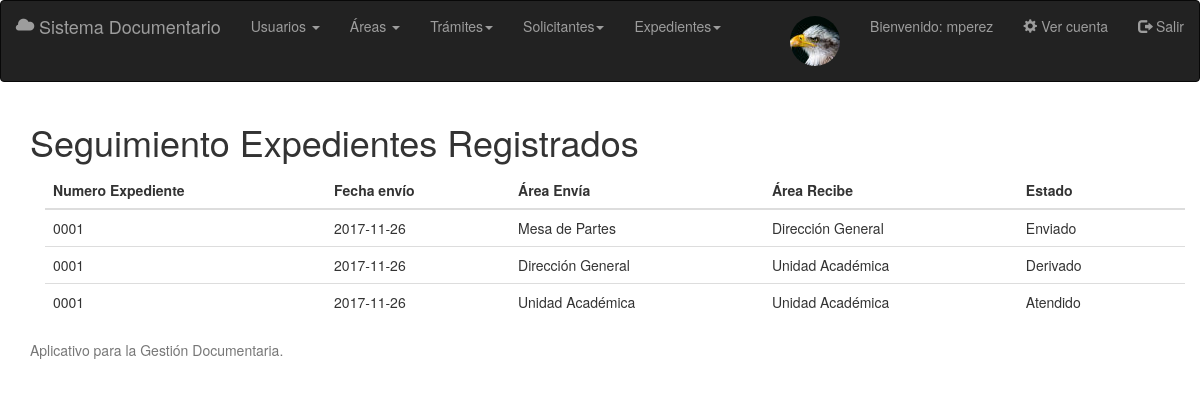
/index.php?controller=expediente&action=showSeguimiento&idSeguimiento=1 (signed in), run on the app's committed database.
### tables this page shows
CREATE TABLE `expedientes` (
  `id` int(11) NOT NULL AUTO_INCREMENT,
  `numero` varchar(255) NOT NULL,
  `fecha_registro` date NOT NULL,
  `fecha_atendido` date DEFAULT NULL,
  `estado` varchar(1) NOT NULL,
  `tramites_id` int(11) NOT NULL,
  `areas_id` int(11) NOT NULL,
  `solicitantes_id` int(11) NOT NULL,
  `cargos_id` int(11) NOT NULL,
  PRIMARY KEY (`id`,`cargos_id`),
  KEY `fk_expedientes_tramites1_idx` (`tramites_id`),
  KEY `fk_expedientes_areas1_idx` (`areas_id`),
  KEY `fk_expedientes_solicitantes1_idx` (`solicitantes_id`),
  KEY `fk_expedientes_cargos1_idx` (`cargos_id`),
  CONSTRAINT `fk_expedientes_areas1` FOREIGN KEY (`areas_id`) REFERENCES `areas` (`id`) ON DELETE NO ACTION ON UPDATE NO ACTION,
  CONSTRAINT `fk_expedientes_cargos1` FOREIGN KEY (`cargos_id`) REFERENCES `cargos` (`id`) ON DELETE NO ACTION ON UPDATE NO ACTION,
  CONSTRAINT `fk_expedientes_solicitantes1` FOREIGN KEY (`solicitantes_id`) REFERENCES `solicitantes` (`id`) ON DELETE NO ACTION ON UPDATE NO ACTION,
  CONSTRAINT `fk_expedientes_tramites1` FOREIGN KEY (`tramites_id`) REFERENCES `tramites` (`id`) ON DELETE NO ACTION ON UPDATE NO ACTION
);

CREATE TABLE `seguimientos` (
  `id` int(11) NOT NULL AUTO_INCREMENT,
  `area_remite_id` int(11) NOT NULL,
  `area_recibe_id` int(11) DEFAULT NULL,
  `fecha_envio` date NOT NULL,
  `accion` varchar(1) NOT NULL,
  `estado` int(11) NOT NULL,
  `expedientes_id` int(11) NOT NULL,
  PRIMARY KEY (`id`),
  KEY `fk_seguimientos_expedientes1_idx` (`expedientes_id`),
  CONSTRAINT `fk_seguimientos_expedientes1` FOREIGN KEY (`expedientes_id`) REFERENCES `expedientes` (`id`) ON DELETE NO ACTION ON UPDATE NO ACTION
);

CREATE TABLE `areas` (
  `id` int(11) NOT NULL AUTO_INCREMENT,
  `codigo` varchar(45) NOT NULL,
  `nombre` varchar(255) NOT NULL,
  `inactivo` varchar(1) DEFAULT NULL,
  PRIMARY KEY (`id`)
);

### index.php (called while the page is built, shortened)
<?php
	if (isset($_GET['controller'])&&isset($_GET['action'])) {
			$controller=$_GET['controller'];
			$action=$_GET['action'];
	}
	require_once('Views/Layouts/layout.php');
?>

### Models/Area.php (called while the page is built, shortened)
<?php
class Area{
	private $id;
	private $codigo;
	private $nombre;
	public function getId(){
		return $this->id;
	}
	public function setId($id){
		$this->id = $id;
	}
	public function getNombre(){
		return $this->nombre;
	}
	public function setNombre($nombre){
		$this->nombre = $nombre;
	}
	public function getCodigo(){
		return $this->codigo;
	}
	public function setCodigo($codigo){
		$this->codigo = $codigo;
	}
	public static function all(){
		$listaAreas =[];
		$db=Db::getConnect();
		$sql=$db->query('SELECT * FROM areas order by id');
		foreach ($sql->fetchAll() as $area) {
			$listaAreas[]= new Area($area['id'],$area['nombre'],$area['codigo'],$area['inactivo']);
		}
		return $listaAreas;
	}
	public static function getById($id){
		$db=Db::getConnect();
		$select=$db->prepare('SELECT * FROM areas WHERE ID=:id');
		$select->bindValue('id',$id);
		$select->execute();
		$areaDb=$select->fetch();
		$area= new Area($areaDb['id'],$areaDb['nombre'],$areaDb['codigo'],$areaDb['inactivo']);
		return $area;
	}
}
?>

### Models/Cargo.php (called while the page is built, shortened)
<?php
class Cargo{
	public static function getById($id){
		$db=Db::getConnect();
		$select=$db->prepare('SELECT * FROM cargos WHERE ID=:id');
		$select->bindValue('id',$id);
		$select->execute();
		$cargoDb=$select->fetch();
		$cargo= new Cargo($cargoDb['id'],$cargoDb['nombre'], $cargoDb['inactivo'],$cargoDb['areas_id']);
		return $cargo;
	}
}
?>

### Controllers/ExpedienteController.php (called while the page is built, shortened)
<?php
class ExpedienteController
{
	public function showSeguimiento(){
		$expediente=Expediente::getById($_GET['idSeguimiento']);
		$seguimientos=Seguimiento::allByIdExpediente($_GET['idSeguimiento']);
		$areas=Area::all();
		require_once('Views/Expediente/showSeguimiento.php');
	}
}

### Models/Seguimiento.php (called while the page is built, shortened)
<?php
class Seguimiento{
	private $area_remitente_id;
	private $area_recibe_id;
	private $fecha_envio;
	private $accion;
	public function getArea_remitente_id(){
		return $this->area_remitente_id;
	}
	public function setArea_remitente_id($area_remitente_id){
		$this->area_remitente_id = $area_remitente_id;
	}
	public function getArea_recibe_id(){
		return $this->area_recibe_id;
	}
	public function setArea_recibe_id($area_recibe_id){
		$this->area_recibe_id = $area_recibe_id;
	}
	public function getFecha_envio(){
		return $this->fecha_envio;
	}
	public function setFecha_envio($fecha_envio){
		$this->fecha_envio = $fecha_envio;
	}
	public function getAccion(){
		return $this->accion;
	}
	public function setAccion($accion){
		$this->accion = $accion;
	}
	public static function allByIdExpediente($idExpediente){
		$listaSeguimientos =[];
		$db=Db::getConnect();
		$select=$db->prepare('SELECT * FROM seguimientos WHERE expedientes_id=:expedientes_id order by id');
		$select->bindValue('expedientes_id',$idExpediente);
		$select->execute();
		foreach ($select->fetchAll() as $seguimiento) {
			$listaSeguimientos[]= new Seguimiento($seguimiento['id'],$seguimiento['area_remite_id'],$seguimiento['area_recibe_id'],$seguimiento['fecha_envio'],$seguimiento['accion'],$seguimiento['estado'],null);
		}
		return $listaSeguimientos;
	}
}
?>

### Models/Expediente.php (called while the page is built, shortened)
<?php
class Expediente
{
	private $numero;
	public function getNumero(){
		return $this->numero;
	}
	public function setNumero($numero){
		$this->numero = $numero;
	}
	public static function getById($id){
		$db=Db::getConnect();
		$select=$db->prepare('SELECT * FROM expedientes WHERE ID=:id');
		$select->bindValue('id',$id);
		$select->execute();
		$expedienteDb=$select->fetch();
		$expediente= new Expediente($expedienteDb['id'],$expedienteDb['numero'],$expedienteDb['fecha_registro'], $expedienteDb['fecha_atendido'], $expedienteDb['estado'], $expedienteDb['tramites_id'], $expedienteDb['areas_id'], $expedienteDb['solicitantes_id'], $expedienteDb['cargos_id']);
		return $expediente;
	}
}

### Views/Expediente/showSeguimiento.php (the view, shortened to what this page needs)
<h1>Seguimiento Expedientes Registrados</h1>
<div class="container">
	<div class="table-responsive">
		<table class="table table-hover">
			<thead>
				<tr>
					<th>Numero Expediente</th>
					<th>Fecha envío</th>
					<th>Área Envía</th>
					<th>Área Recibe</th>
					<th>Estado</th>
					<th></th>
				</tr>
			</thead>
			<tbody>
			<?php
				foreach ($seguimientos as $seguimiento)  {?>
				<tr>
					<td><?php echo $expediente->getNumero(); ?></td>
					<td><?php echo $seguimiento->getFecha_envio(); ?></td>
					<?php foreach ($areas as $area): ?>
						<?php if (strcmp($area->getId(),$seguimiento->getArea_remitente_id())==0): ?>
							<td><?php echo $area->getNombre();?></td>
						<?php endif ?>
					<?php endforeach ?>
					<?php foreach ($areas as $area): ?>
						<?php if (strcmp($area->getId(),$seguimiento->getArea_recibe_id())==0): ?>
							<td><?php echo $area->getNombre();?></td>
						<?php endif ?>
					<?php endforeach ?>
					<?php if (strcmp($seguimiento->getAccion(),"E")==0) {?>
						<td>Enviado</td>
					<?php }?>
					<?php if (strcmp($seguimiento->getAccion(),"D")==0) {?>
						<td>Derivado</td>
					<?php }?>
					<?php if (strcmp($seguimiento->getAccion(),"A")==0) {?>
						<td>Atendido</td>
					<?php }?>
				<td> </td>
				<?php } ?>
			</tbody>
		</table>
	</div>
</div>

### Views/Layouts/layout.php (shortened to what this page needs)
<!DOCTYPE html>
<html lang="es">
<head>
	<link rel="stylesheet" href="assets/css/bootstrap.min.css">
</head>
<body>
<header>
	<?php
		require_once('cabecera.php');
	?>
</header>
<section>
	<div class="container" name="cuerpo">
		<?php require_once('routing.php'); ?>
	</div>
</section>
<footer>
	<?php
		include_once('footer.php');
	?>
</footer>
</body>
</html>

### Views/Layouts/cabecera.php (shortened to what this page needs)
<nav class="navbar navbar-inverse">
	<div class="container-fluid">
		<div class="navbar-header">
			<a class="navbar-brand" href="http://localhost/sdi/">
			<span class="glyphicon glyphicon-cloud" aria-hidden="true" ></span>
			Sistema Documentario
			</a>
		</div>
			<ul class="nav navbar-nav">
		<?php if (isset($_SESSION['usuario'])){ ?>
				<li class="dropdown">
					<a class="dropdown-toggle" data-toggle="dropdown" href="#">Usuarios <span class="caret"></span></a>
				</li>
				<li class="dropdown">
					<a class="dropdown-toggle" data-toggle="dropdown" href="#">Áreas <span class="caret"></span></a>
				</li>
				<li class="dropdown">
					<a class="dropdown-tooggle" data-toggle="dropdown" href="#">Trámites<span class="caret"></span></a>
				</li>
				<li class="dropdown">
					<a class="dropdown-tooggle" data-toggle="dropdown" href="#">Solicitantes<span class="caret"></span></a>
				</li>
				<li class="dropdown">
					<a class="dropdown-tooggle" data-toggle="dropdown" href="#">Expedientes<span class="caret"></span></a>
				</li>
		<?php } ?>
			</ul>
			<ul class="nav navbar-nav navbar-right">
			<?php if (isset($_SESSION['usuario'])){?>
				<p class="navbar-text">
						<img src="<?php echo $_SESSION['usuario_imagen']?>" class="img-circle" alt="Anonimo">
				</p>
				<p class="navbar-text">Bienvenido: <?php echo $_SESSION['usuario_alias']; ?></p>
				<li class="dropdown">
					<a class="dropdown-tooggle" data-toggle="dropdown" href="#"> <span class="glyphicon glyphicon-cog"></span> Ver cuenta</a>
				</li>
				<li>
					<a href="?controller=usuario&action=logout">
						<span class="glyphicon glyphicon-log-out"></span>
						Salir
					</a>
				</li>
			<?php } ?>
			</ul>
	</div>
</nav>

### routing.php (shortened to what this page needs)
<?php
	require_once('Models/Area.php');
	require_once('Models/Cargo.php');
	function call($controller, $action){
		switch($controller){
			case 'expediente':
				require_once('Models/Cargo.php');
				require_once('Models/Area.php');
				require_once('Models/Expediente.php');
				require_once('Models/Seguimiento.php');
				$controller= new ExpedienteController();
				break;
		}
		$controller->{$action }();
	}
	$controllers= array(
						'usuario'=>['show','register','save','showregister', 'updateAdmin', 'delete', 'showLogin','login','logout','error', 'welcome','registerUser','saveUser','showUser','showupdate','updateUser','registerFoto','updatePas', 'savePas','buscar','consulta','consultar_exp'],
						'area'=>['register','save', 'show', 'showupdate','update', 'delete','buscar','registerCargo','saveCargo','updateCargo', 'deleteCargo','showCargos','showUpdateCargo','deleteCargo','buscarCargo'],
						'tramite'=>['register','save', 'show', 'showupdate','update', 'delete','buscar', 'registerRequisito','saveRequisito','updateRequisito', 'deleteRequisito','showRequisito','showUpdateRequisito'],
						'solicitante'=>['show','register','save','showupdate', 'update','delete','error','validarDni','buscar'],
						'expediente'=>['show','register','save', 'update','delete','error','showSeguimiento','showDocumento','tramitar','derivarShow','derivar','atenderShow','atender','buscar'],
						'consulta'=>['register','save','show', 'showupdate','update','recetaPdf','buscar']
						);
	if (array_key_exists($controller, $controllers)) {
		if (in_array($action, $controllers[$controller])) {
			if (isset($_SESSION['usuario'])){
				if (strcmp($_SESSION['usuario_tipo'],'A')==0) {
					call($controller, $action);
				} elseif(strcmp($_SESSION['usuario_tipo'],'U')==0) {
					$cargo=Cargo::getById($_SESSION['cargos_id']);
					$area=Area::getById($cargo->getAreas_id());
					if (($area->getCodigo()=='MP')&&( ($controller=='expediente'&&($action=='register'||$action=='show'|| $action=='save'|| $action=='delete'|| $action=='showSeguimiento' || $action=='showDocumento'|| $action=='buscar')) ||  ($controller=='usuario'&&($action=='logout' || $action=='welcome'|| $action=='registerFoto'|| $action=='showregister'|| $action=='updateUser'|| $action=='updatePas'|| $action=='savePas'))
						||  ($controller=='tramite'&&($action=='register' || $action=='save'|| $action=='show'|| $action=='showupdate'|| $action=='update'|| $action=='delete'|| $action=='buscar'|| $action=='registerRequisito'|| $action=='saveRequisito'|| $action=='updateRequisito'|| $action=='deleteRequisito'|| $action=='showRequisito'|| $action=='showUpdateRequisito'))
						||  ($controller=='solicitante'&&($action=='register' || $action=='save'|| $action=='show'|| $action=='showupdate'|| $action=='update'|| $action=='delete'|| $action=='buscar'|| $action=='error'))
					   )) {
						call($controller, $action);
					}elseif (($area->getCodigo()=='DG01')&&( $controller=='expediente'&&($action=='tramitar'||$action=='derivarShow'|| $action=='derivar'|| $action=='atenderShow'|| $action=='atender' || $action=='buscar')) ||  ($controller=='usuario'&&($action=='logout' || $action=='welcome'|| $action=='registerFoto'|| $action=='showregister'|| $action=='updateUser'|| $action=='updatePas'|| $action=='savePas'))) {
						call($controller, $action);
					} elseif ( (!($area->getCodigo()=='MP' )&& !($area->getCodigo()=='DG01')) &&( $controller=='expediente'&&($action=='tramitar'|| $action=='atenderShow'|| $action=='atender' || $action=='buscar') ||  ($controller=='usuario'&&($action=='logout' || $action=='welcome'|| $action=='registerFoto'|| $action=='showregister'|| $action=='updateUser'|| $action=='updatePas'|| $action=='savePas')))) {
						call($controller, $action);
					}
					else {
						call('usuario', 'error');
					}
				}else{
					call('usuario', 'error');
				}
			}
			elseif($controller=='usuario'&&($action=='showLogin'||$action=='login'||$action=='register'||$action=='save'|| $action=='consulta'|| $action=='consultar_exp')){
				call($controller, $action);
			}else{
				call($controller, 'error');
			}
		}else{
			call('usuario', 'error');
		}
	}else{
		call('usuario', 'error');
	}
?>

### Views/Layouts/footer.php
<div id="footer">
      <div class="container">
        <p class="text-muted credit">Aplicativo para la Gestión Documentaria.</p>
     </div>
 </div>

### data on the page
seguimientos: fecha_envio "2017-11-26", accion "Enviado"
expedientes: numero "0001"
areas: nombre "Mesa de Partes"
areas: nombre "Dirección General"
seguimientos: fecha_envio "2017-11-26", accion "Derivado"
areas: nombre "Unidad Académica"
seguimientos: fecha_envio "2017-11-26", accion "Atendido"

### other printed values
$_SESSION['usuario_alias'] "mperez"
